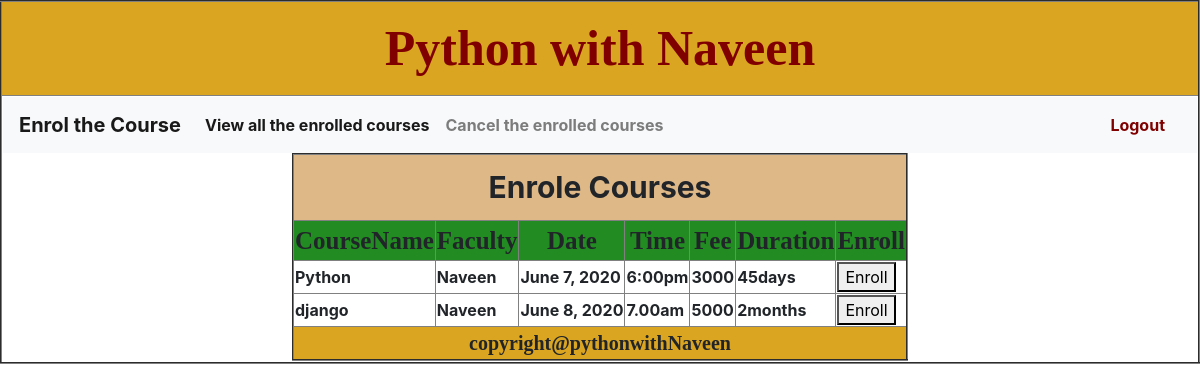
/enrol_course/, run on the app's committed database.
### adminapp/models.py (models this page shows)
class AdminnModel(models.Model):
    idno = models.AutoField(primary_key=True)#primary
    Coursename=models.CharField(max_length=50,unique=True)
    Faculty=models.CharField(max_length=100)
    Date=models.DateField()
    Time=models.CharField(max_length=50)
    Fee=models.IntegerField()
    Duration=models.CharField(max_length=100)

### student/views.py (the view)
# urls.py: path('enrol_course/',views.enrol_course,name="enrol_course"),
def enrol_course(request):
    af=AdminnModel.objects.all()
    return render(request, "enrol_course.html", {"data": af})

### templates/enrol_course.html (shortened to what this page needs)
{% extends 'common.html' %}
{% block sowmya %}
    {% include 'studentmainmenu.html' %}
    <table align="center" border="2">
    <tr><th colspan="7" style="font-size: 30px;background-color: burlywood;padding: 10px;text-align: center" >Enrole Courses</th></tr>
        <tr style="font-family: 'Agency FB';font-size: 25px;background-color: forestgreen;text-align: center">
        <th>CourseName</th>
        <th>Faculty</th>
        <th>Date</th>
        <th>Time</th>
        <th>Fee</th>
        <th>Duration</th>
        <th>Enroll</th>
    </tr>
    {% for x in data%}
<tr>
      <th>{{ x.Coursename }}</th>
      <th>{{ x.Faculty }}</th>
      <th>{{ x.Date }}</th>
      <th>{{ x.Time }}</th>
      <th>{{ x.Fee }}</th>
      <th>{{ x.Duration }}</th>
      <form action="{% url 'enrolling_process' %}" method="post">
      <th><input type="hidden" value="{{ x.idno }}" name= "cno" >
          <button type="submit">Enroll</button></th>
      </form></tr>
    {% endfor %}
{% endblock %}

### data on the page
AdminnModel: Coursename "Python", Faculty "Naveen", Date "June 7, 2020", Time "6:00pm", Fee "3000", Duration "45days"
AdminnModel: Coursename "django", Faculty "Naveen", Date "June 8, 2020", Time "7.00am", Fee "5000", Duration "2months"
